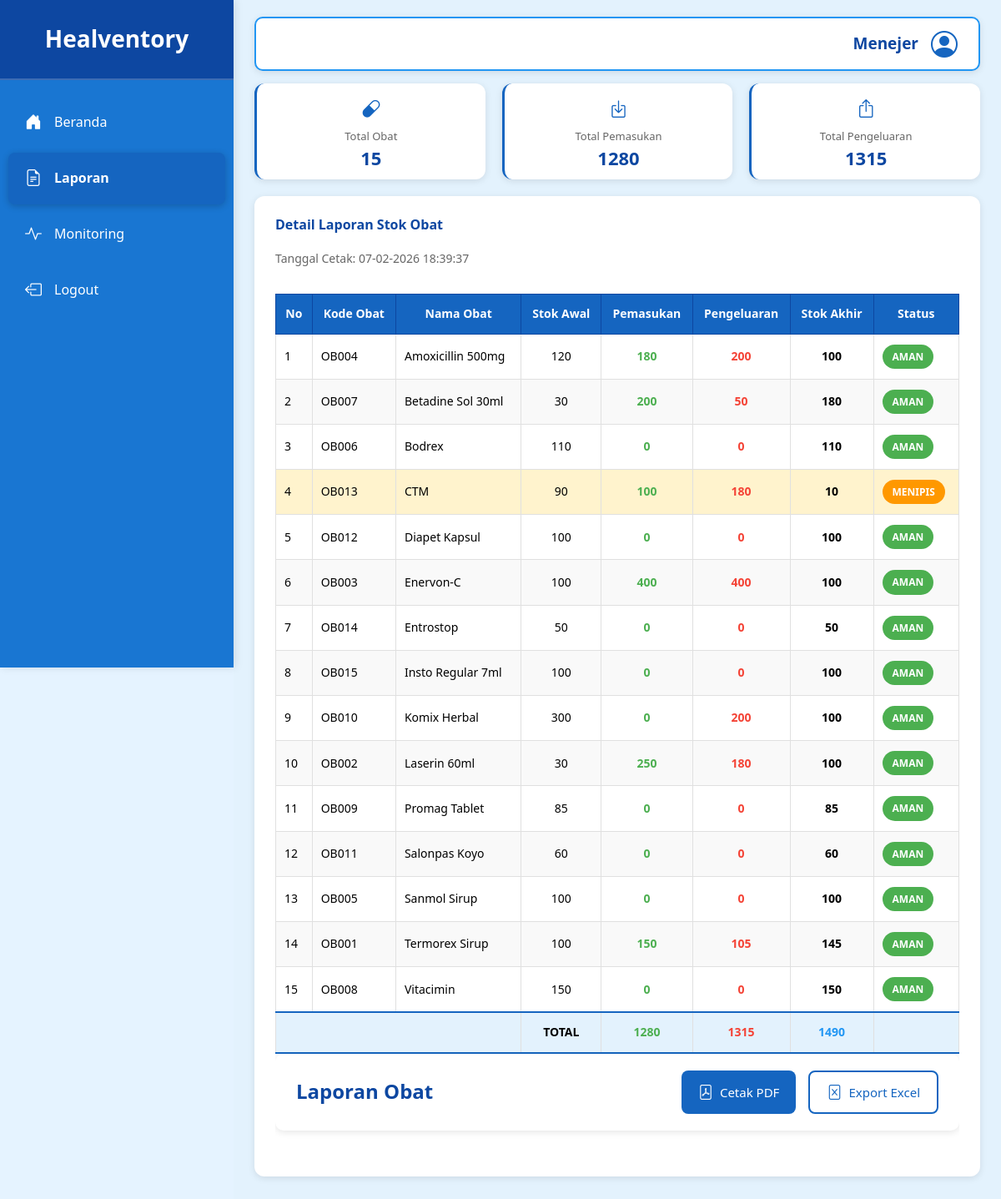
The app's page /manager/laporan.php (signed in) with its own data.
### tables this page shows
CREATE TABLE `obat` (
  `id` int(11) NOT NULL,
  `kode_obat` varchar(30) NOT NULL,
  `nama` varchar(150) NOT NULL,
  `kategori` varchar(100) DEFAULT NULL,
  `stok_awal` int(11) DEFAULT 0,
  `stok_minimum` int(11) DEFAULT 100,
  `tgl_kadaluarsa` date DEFAULT NULL,
  `created_at` timestamp NOT NULL DEFAULT current_timestamp()
);

### public/manager/laporan.php (the view, shortened to what this page needs)
<?php
require '../../config/database.php';
include '../includes/header.php';
try {
    $query = "
        SELECT
            o.id,
            o.kode_obat,
            o.nama AS nama_obat,
            o.kategori,
            o.stok_awal,
            o.stok_minimum,
            COALESCE(SUM(CASE WHEN t.jenis = 'masuk' THEN t.jumlah ELSE 0 END), 0) as total_masuk,
            COALESCE(SUM(CASE WHEN t.jenis = 'keluar' THEN t.jumlah ELSE 0 END), 0) as total_keluar,
            (o.stok_awal + COALESCE(SUM(CASE WHEN t.jenis = 'masuk' THEN t.jumlah ELSE 0 END), 0) - COALESCE(SUM(CASE WHEN t.jenis = 'keluar' THEN t.jumlah ELSE 0 END), 0)) as stok_akhir,
            o.tgl_kadaluarsa
        FROM obat o
        LEFT JOIN transaksi t ON o.id = t.id_obat
        GROUP BY o.id, o.kode_obat, o.nama, o.kategori, o.stok_awal, o.stok_minimum, o.tgl_kadaluarsa
        ORDER BY o.nama ASC
    ";
    $stmt = $pdo->query($query);
    $laporan = $stmt->fetchAll(PDO::FETCH_ASSOC);
} catch (PDOException $e) {
    $laporan = [];
    $error_message = "Error: " . $e->getMessage();
}
$total_obat = count($laporan);
$grand_total_masuk = array_sum(array_column($laporan, 'total_masuk'));
$grand_total_keluar = array_sum(array_column($laporan, 'total_keluar'));
$grand_total_stok = array_sum(array_column($laporan, 'stok_akhir'));
?>
<div class="container">
    <?php include '../includes/sidebar_manager.php'; ?>
    <main class="main-content">
        <header class="header">
            <span class="role">Menejer</span>
            <i class="bi bi-person-circle profile-icon"></i>
        </header>
        <section class="cards">
            <div class="card">
                <i class="bi bi-capsule"></i>
                <p>Total Obat</p>
                <h3><?= $total_obat ?></h3>
            </div>
            <div class="card">
                <i class="bi bi-box-arrow-in-down"></i>
                <p>Total Pemasukan</p>
                <h3><?= $grand_total_masuk ?></h3>
            </div>
            <div class="card">
                <i class="bi bi-box-arrow-up"></i>
                <p>Total Pengeluaran</p>
                <h3><?= $grand_total_keluar ?></h3>
            </div>
        </section>
        <section class="table-section" id="laporanTable">
            <h4>Detail Laporan Stok Obat</h4>
            <p class="text-muted">Tanggal Cetak: <?= date('d-m-Y H:i:s') ?></p>
            <div class="table-responsive">
                <table class="table-laporan">
                    <thead>
                        <tr>
                            <th>No</th>
                            <th>Kode Obat</th>
                            <th>Nama Obat</th>
                            <th>Stok Awal</th>
                            <th>Pemasukan</th>
                            <th>Pengeluaran</th>
                            <th>Stok Akhir</th>
                            <th>Status</th>
                        </tr>
                    </thead>
                    <tbody>
                        <?php if (count($laporan) > 0): ?>
                            <?php foreach ($laporan as $index => $row): ?>
                                <?php
                                $status = '';
                                $status_class = '';
                                if ($row['stok_akhir'] <= 0) {
                                    $status = 'Habis';
                                    $status_class = 'status-habis';
                                } elseif ($row['stok_akhir'] < $row['stok_minimum']) {
                                    $status = 'Menipis';
                                    $status_class = 'status-menipis';
                                } else {
                                    $status = 'Aman';
                                    $status_class = 'status-aman';
                                }
                                ?>
                                <tr>
                                    <td><?= $index + 1 ?></td>
                                    <td><?= htmlspecialchars($row['kode_obat']) ?></td>
                                    <td><?= htmlspecialchars($row['nama_obat']) ?></td>
                                    <td class="text-center"><?= $row['stok_awal'] ?></td>
                                    <td class="text-center text-success"><?= $row['total_masuk'] ?></td>
                                    <td class="text-center text-danger"><?= $row['total_keluar'] ?></td>
                                    <td class="text-center font-weight-bold"><?= $row['stok_akhir'] ?></td>
                                    <td>
                                        <span class="badge <?= $status_class ?>">
                                            <?= $status ?>
                                        </span>
                                    </td>
                                </tr>
                            <?php endforeach; ?>
                            <tr class="total-row">
                                <td colspan="3" class="text-center"></td>
                                <td class="text-center"><strong>TOTAL</strong></td>
                                <td class="text-center text-success"><strong><?= $grand_total_masuk ?></strong></td>
                                <td class="text-center text-danger"><strong><?= $grand_total_keluar ?></strong></td>
                                <td class="text-center text-info"><strong><?= $grand_total_stok ?></strong></td>
                                <td colspan="1"></td>
                            </tr>
                        <?php else: ?>
                            <tr>
                                <td colspan="9" class="text-center">Tidak ada data laporan</td>
                            </tr>
                        <?php endif; ?>
                    </tbody>
                </table>
                <div class="laporan-header">
                    <h2>Laporan Obat</h2>
                    <div class="laporan-actions">
                        <button class="btn-primary" id="btnCetakPDF">
                            <i class="bi bi-file-pdf"></i> Cetak PDF
                        </button>
                        <button class="btn-outline" id="btnExportExcel">
                            <i class="bi bi-file-excel"></i> Export Excel
                        </button>
                    </div>
                </div>
            </div>
        </section>
    </main>
</div>
<?php include '../includes/footer.php'; ?>

### records on screen
obat: kode_obat "OB004", nama "Amoxicillin 500mg", stok_awal "120", total_masuk "180", total_keluar "200", stok_akhir "100", status "AMAN"
obat: kode_obat "OB007", nama "Betadine Sol 30ml", stok_awal "30", total_masuk "200", total_keluar "50", stok_akhir "180", status "AMAN"
obat: kode_obat "OB006", nama "Bodrex", stok_awal "110", total_masuk "0", total_keluar "0", stok_akhir "110", status "AMAN"
obat: kode_obat "OB013", nama "CTM", stok_awal "90", total_masuk "100", total_keluar "180", stok_akhir "10", status "MENIPIS"
obat: kode_obat "OB012", nama "Diapet Kapsul", stok_awal "100", total_masuk "0", total_keluar "0", stok_akhir "100", status "AMAN"
obat: kode_obat "OB003", nama "Enervon-C", stok_awal "100", total_masuk "400", total_keluar "400", stok_akhir "100", status "AMAN"
obat: kode_obat "OB014", nama "Entrostop", stok_awal "50", total_masuk "0", total_keluar "0", stok_akhir "50", status "AMAN"
obat: kode_obat "OB015", nama "Insto Regular 7ml", stok_awal "100", total_masuk "0", total_keluar "0", stok_akhir "100", status "AMAN"
obat: kode_obat "OB010", nama "Komix Herbal", stok_awal "300", total_masuk "0", total_keluar "200", stok_akhir "100", status "AMAN"
obat: kode_obat "OB002", nama "Laserin 60ml", stok_awal "30", total_masuk "250", total_keluar "180", stok_akhir "100", status "AMAN"
obat: kode_obat "OB009", nama "Promag Tablet", stok_awal "85", total_masuk "0", total_keluar "0", stok_akhir "85", status "AMAN"
obat: kode_obat "OB011", nama "Salonpas Koyo", stok_awal "60", total_masuk "0", total_keluar "0", stok_akhir "60", status "AMAN"
obat: kode_obat "OB005", nama "Sanmol Sirup", stok_awal "100", total_masuk "0", total_keluar "0", stok_akhir "100", status "AMAN"
obat: kode_obat "OB001", nama "Termorex Sirup", stok_awal "100", total_masuk "150", total_keluar "105", stok_akhir "145", status "AMAN"
obat: kode_obat "OB008", nama "Vitacimin", stok_awal "150", total_masuk "0", total_keluar "0", stok_akhir "150", status "AMAN"

### other values on screen
$total_obat "15"
$grand_total_masuk "1280"
$grand_total_keluar "1315"
$grand_total_stok "1490"
